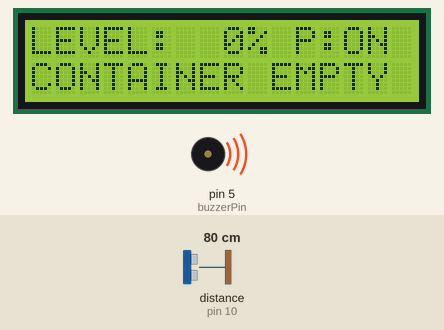
This sketch was run on a simulated Arduino Uno, built with avr-gcc and run on an emulated ATmega328P. Parts: 16×2 character LCD, buzzer (waves = sounding, pin HIGH). Wiring (inferred from the names in the program): ultrasonic range finder: trigger pin 9; echo pin 10. The inputs (shaded band) are chosen by the test bench; at power-on: distance to the obstacle (sensor on pin 10) 80 cm. The echo pulse lasts 58.3 µs per cm; pins used as bus, display or sensor lines are not drawn; what the sketch prints to the serial monitor is not drawn.

Above: at 7.7 s.
At 10.8 s:
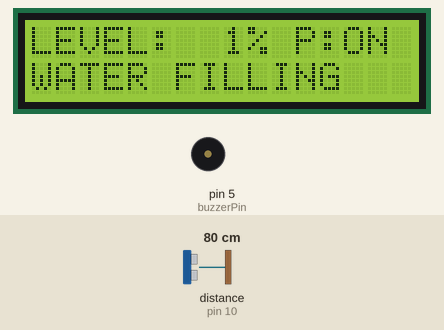
10.9 s: distance to the obstacle (sensor on pin 10) set to 2 cm
At 11.43 s:
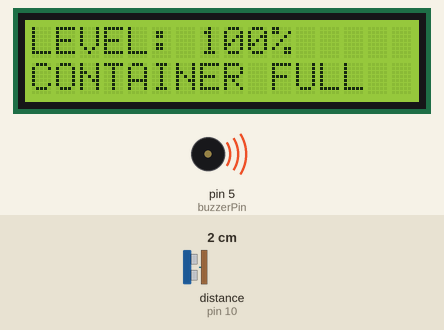
At 12.8 s:
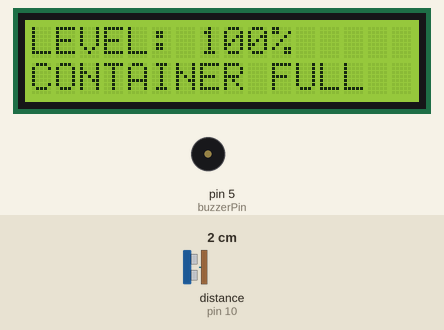
Timing chart, 0 to 14.3 s (numbered marks = the images above; inputs shaded):
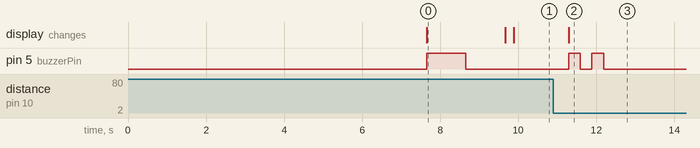

Measured:
- after the input at 10.9 s, pin 5 (buzzerPin): alternates HIGH for 0.30 s and LOW for 0.30 s, 4 changes in all, then stays LOW, starting after 0.39 s; the display: changes after 0.39 s (image 2)
- what the display in image 0 shows lasts 2.0 s, from 7.7 s to 9.7 s

The sketch:

AquaAI_Firmware.ino
```cpp
#include <Wire.h>
#include <LiquidCrystal_I2C.h>

LiquidCrystal_I2C lcd(0x27, 16, 2);

// Pin connections
const int trigPin = 9;
const int echoPin = 10;
const int buzzerPin = 5;

// Full water height
const float targetHeight = 6.3;

float emptyDistance = 0;
bool fullReached = false;

// Read ultrasonic sensor
float getDistance()
{
  float total = 0;
  int count = 0;

  for (int i = 0; i < 5; i++)
  {
    digitalWrite(trigPin, LOW);
    delayMicroseconds(2);

    digitalWrite(trigPin, HIGH);
    delayMicroseconds(10);

    digitalWrite(trigPin, LOW);

    long duration = pulseIn(echoPin, HIGH, 30000);

    if (duration > 0)
    {
      float d = duration * 0.0343 / 2;

      if (d >= 2 && d <= 400)
      {
        total += d;
        count++;
      }
    }

    delay(30);
  }

  if (count == 0)
    return -1;

  return total / count;
}

// Buzzer
void beep(int times)
{
  for (int i = 0; i < times; i++)
  {
    digitalWrite(buzzerPin, HIGH);
    delay(300);
    digitalWrite(buzzerPin, LOW);
    delay(300);
  }
}

// LCD display
void showLCD(int level, const char* status)
{
  lcd.setCursor(0, 0);
  lcd.print("LEVEL:");

  if (level < 100) lcd.print(" ");
  if (level < 10) lcd.print(" ");

  lcd.print(level);
  lcd.print("% P:ON  ");

  lcd.setCursor(0, 1);
  lcd.print(status);
  lcd.print("                ");
}

void setup()
{
  pinMode(trigPin, OUTPUT);
  pinMode(echoPin, INPUT);
  pinMode(buzzerPin, OUTPUT);

  digitalWrite(buzzerPin, LOW);

  Serial.begin(9600);

  lcd.init();
  lcd.backlight();

  // EMPTY CONTAINER CALIBRATION
  lcd.clear();
  lcd.setCursor(0, 0);
  lcd.print("CALIBRATING...");
  lcd.setCursor(0, 1);
  lcd.print("KEEP EMPTY");

  delay(2000);

  float total = 0;
  int count = 0;

  for (int i = 0; i < 20; i++)
  {
    float d = getDistance();

    if (d > 0)
    {
      total += d;
      count++;
    }

    delay(100);
  }

  if (count == 0)
  {
    lcd.clear();
    lcd.print("SENSOR ERROR");
    while (true);
  }

  emptyDistance = total / count;

  Serial.print("EMPTY DISTANCE: ");
  Serial.println(emptyDistance);

  // EMPTY STATUS
  lcd.clear();
  showLCD(0, "CONTAINER EMPTY");

  // One startup beep
  digitalWrite(buzzerPin, HIGH);
  delay(1000);
  digitalWrite(buzzerPin, LOW);

  delay(1000);

  lcd.clear();
}

void loop()
{
  if (fullReached)
    return;

  float distance = getDistance();

  if (distance < 0)
  {
    lcd.setCursor(0, 1);
    lcd.print("SENSOR ERROR    ");
    Serial.println("NO ECHO");
    delay(500);
    return;
  }

  // Calculate water height
  float waterHeight = emptyDistance - distance;

  if (waterHeight < 0)
    waterHeight = 0;

  // Calculate percentage
  float percentage = (waterHeight / targetHeight) * 100.0;

  percentage = constrain(percentage, 0, 100);

  int level = (int)(percentage + 0.5);

  // Serial Monitor readings
  Serial.print("Empty: ");
  Serial.print(emptyDistance);

  Serial.print(" cm | Current: ");
  Serial.print(distance);

  Serial.print(" cm | Water: ");
  Serial.print(waterHeight);

  Serial.print(" cm | Level: ");
  Serial.print(level);
  Serial.println("%");

  // FULL CONDITION
  if (waterHeight >= targetHeight)
  {
    fullReached = true;

    lcd.clear();
    lcd.setCursor(0, 0);
    lcd.print("LEVEL: 100%");
    lcd.setCursor(0, 1);
    lcd.print("CONTAINER FULL");

    beep(2);

    Serial.println("CONTAINER FULL");
    Serial.println("SWITCH OFF PUMP MANUALLY");

    return;
  }

  // LIVE LCD DISPLAY
  showLCD(level, "WATER FILLING");

  delay(500);
}
```
